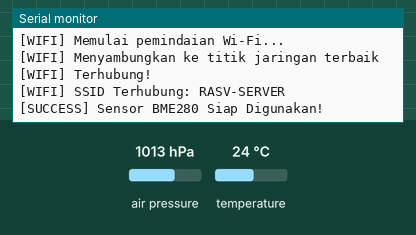
Recording of a sketch running on a simulated ESP32. Shown: the last lines printed to the serial monitor. Inputs (shaded band) come from the test bench; at power-on: air pressure 1013 hPa, temperature 24 °C. WiFi joins after 1.5 s; servers stay silent unless stated; no MQTT or app messages arrive unless stated.

Above: at 3.2 s.
3.3 s: air pressure set to 952 hPa
At 7.2 s:
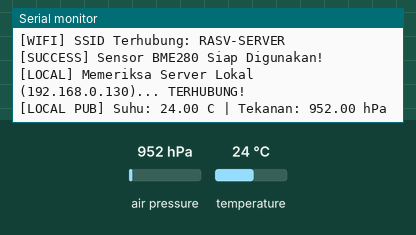
7.5 s: temperature set to 12 °C
At 11.1 s:
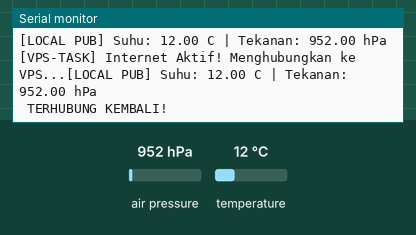
11.5 s: air pressure set to 975 hPa
At 13.3 s:
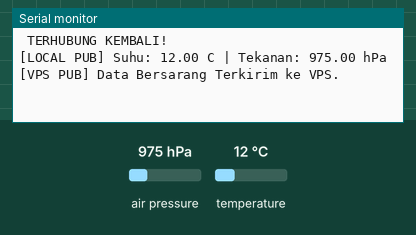

The sketch:

baro_3_server.ino
```cpp
#include "config.h"
#include "sensor_data.h"
#include "communication.h"

// =========================================================================
// DEFINISI VARIABEL GLOBAL
// =========================================================================
float tekanan_hPa = 0.0;
float suhu_c = 0.0;
unsigned long intervalPublishBaro = 2000;
unsigned long timerPublish = 0;

// =========================================================================
// FUNGSI UTAMA
// =========================================================================
void setup() {
  Serial.begin(115200);
  delay(500);
  Serial.println("========================================");
  Serial.println("Node Telemetri Barometrik & Suhu (BME280)");
  Serial.println("========================================");

  setupCommunication();
  initSensorHardware();
}

void loop() {
  // 1. Pemeliharaan Jaringan & Komunikasi Non-Blocking
  maintainCommunication();

  // 2. Penjadwalan Pengiriman Data Berbasis Interval Dinamis
  if (millis() - timerPublish >= intervalPublishBaro) {
    timerPublish = millis();

    // 3. Eksekusi Pembacaan Sensor
    readSensorData();

    // 4. Validasi & Pengiriman ke Server
    if (!isnan(tekanan_hPa) && !isnan(suhu_c)) {
      publishBaroData(suhu_c, tekanan_hPa);
      Serial.println();
    } else {
      Serial.println("[ERROR] Gagal Membaca Data Dari Sensor BME280!");
    }
  }
}
```

communication.cpp
```cpp
#include "communication.h"
#include "config.h"
#include <WiFi.h>
#include <WiFiMulti.h>
#include <WiFiClientSecure.h>
#include <ArduinoJson.h>

WiFiMulti wifiMulti;

WiFiClientSecure espClientVPS;
PubSubClient clientVPS(espClientVPS);

WiFiClient espClientLocal;
PubSubClient clientLocal(espClientLocal);

unsigned long lastVPSTryTimer   = 0;
unsigned long lastLocalTryTimer = 0;

// Variabel flag pelindung memori antar-Core (Thread Safety)
volatile bool isVPSConnecting = false;

void processIntervalCommand(String msg) {
  unsigned long interval_baru = msg.toInt();
  if (interval_baru >= 1000) {
    intervalPublishBaro = interval_baru;
    Serial.printf("\n[⚙️ INTERVAL CHANGED] Ritme Pengiriman BME280 Berubah: %lu ms (%.1f detik)\n",
                  intervalPublishBaro, intervalPublishBaro / 1000.0);
  }
}

void callbackVPS(char* topic, byte* payload, unsigned int length) {
  String msg = "";
  for (int i = 0; i < length; i++) msg += (char)payload[i];
  if (String(topic) == TOPIC_VPS_SUB_INTERVAL) processIntervalCommand(msg);
}

void callbackLocal(char* topic, byte* payload, unsigned int length) {
  String msg = "";
  for (int i = 0; i < length; i++) msg += (char)payload[i];
  if (String(topic) == TOPIC_LOCAL_SUB_INTERVAL) processIntervalCommand(msg);
}

void setup_wifi() {
  delay(10);
  Serial.println("\n[WIFI] Memulai pemindaian Wi-Fi...");

  wifiMulti.addAP("RASV-SERVER", "Rasv-Server!123456");
  wifiMulti.addAP("Ifhan Sugiarto", "ifhans77");
  wifiMulti.addAP("Workshop 1", "eForacimenyan");

  Serial.print("[WIFI] Menyambungkan ke titik jaringan terbaik");
  while (wifiMulti.run() != WL_CONNECTED) {
    delay(500); Serial.print(".");
  }
  Serial.println("\n[WIFI] Terhubung!");
  Serial.print("[WIFI] SSID Terhubung: ");
  Serial.println(WiFi.SSID());
}

void maintainLocalConnection() {
  if (clientLocal.connected()) return;

  if (millis() - lastLocalTryTimer >= 5000) {
    lastLocalTryTimer = millis();
    Serial.print("[LOCAL] Memeriksa Server Lokal (192.168.0.130)...");

    if (clientLocal.connect(LOCAL_CLIENT_ID, LOCAL_USER, LOCAL_PASS)) {
      Serial.println(" TERHUBUNG!");
      clientLocal.subscribe(TOPIC_LOCAL_SUB_INTERVAL);
    } else {
      Serial.println(" OFF / Tidak Terjangkau atau Gagal Autentikasi.");
    }
  }
}

// =========================================================================
// FREERTOS TASK: BERJALAN PARALEL DI CORE 0 (BACKGROUND)
// =========================================================================
void vpsConnectionTask(void * parameter) {
  for(;;) {
    // Hanya mencoba koneksi jika Wi-Fi sudah tersambung dan VPS sedang terputus
    if (WiFi.status() == WL_CONNECTED && !clientVPS.connected()) {

      if (millis() - lastVPSTryTimer >= 10000) {
        lastVPSTryTimer = millis();
        isVPSConnecting = true; // Kunci akses clientVPS dari Core 1

        IPAddress dummyIP;
        if (WiFi.hostByName(VPS_HOST, dummyIP) == 1) {
          Serial.print("[VPS-TASK] Internet Aktif! Menghubungkan ke VPS...");
          if (clientVPS.connect(VPS_CLIENT_ID, VPS_USER, VPS_PASS)) {
            Serial.println(" TERHUBUNG KEMBALI!");
            clientVPS.subscribe(TOPIC_VPS_SUB_INTERVAL);
          } else {
            Serial.println(" GAGAL!");
          }
        } else {
          Serial.println("[VPS-TASK] No Internet. (VPS Skipped Instant)");
        }

        isVPSConnecting = false; // Buka kembali akses clientVPS untuk Core 1
      }
    }
    // Memberikan jeda waktu (yield) agar Core 0 tidak kepanasan
    vTaskDelay(1000 / portTICK_PERIOD_MS);
  }
}

void setupCommunication() {
  setup_wifi();
  espClientVPS.setInsecure();

  clientVPS.setServer(VPS_HOST, VPS_PORT);
  clientVPS.setCallback(callbackVPS);
  clientVPS.setBufferSize(1024);

  clientLocal.setServer(LOCAL_HOST, LOCAL_PORT);
  clientLocal.setCallback(callbackLocal);
  clientLocal.setBufferSize(1024);

  // Memicu Tugas Paralel di Core 0 (PRO_CPU)
  xTaskCreatePinnedToCore(
    vpsConnectionTask,   // Nama fungsi Task
    "Task_VPS_Reconnect",// Label Task
    8192,                // Kapasitas RAM (SSL butuh memori besar)
    NULL,                // Parameter input
    1,                   // Prioritas eksekusi
    NULL,                // Task Handler
    0                    // Pin ke Core 0
  );
}

void maintainCommunication() {
  if (wifiMulti.run() != WL_CONNECTED) setup_wifi();

  maintainLocalConnection();
  // maintainVPSConnection(); // FUNGSI INI TELAH DIPINDAHKAN KE CORE 0

  if (clientLocal.connected()) {
    clientLocal.loop();
  }

  // Pastikan Core 0 tidak sedang menggunakan objek clientVPS sebelum melakukan loop
  if (clientVPS.connected() && !isVPSConnecting) {
    clientVPS.loop();
  }
}

void publishBaroData(float suhu, float tekanan) {
  String stringTemp = String(suhu, 2);
  String stringBaro = String(tekanan, 2);
  String rootKey    = "sensorNode_farmda27b11b_" + String(MAC_ADDRESS);

  // -------------------------------------------------------------------
  // 1. PUBLISH KE SERVER LOCAL (Tanpa hambatan, selalu tereksekusi)
  // -------------------------------------------------------------------
  if (clientLocal.connected()) {
    StaticJsonDocument<256> docLocalTemp;
    docLocalTemp["label_lokasi"]     = LOKASI_ALAT;
    docLocalTemp["label_nama Modul"] = "Modul_Baro_Temp";
    docLocalTemp["label_macAddr"]    = MAC_ADDRESS;
    docLocalTemp["data_kontrol"]     = stringTemp;
    docLocalTemp["data_status"]      = "Normal";
    docLocalTemp["data_berita"]      = "Data Suhu Kubah";

    String payloadLocalTemp;
    serializeJson(docLocalTemp, payloadLocalTemp);
    clientLocal.publish(TOPIC_LOCAL_PUB_TEMP, payloadLocalTemp.c_str());

    StaticJsonDocument<256> docLocalBaro;
    docLocalBaro["label_lokasi"]     = LOKASI_ALAT;
    docLocalBaro["label_nama Modul"] = "Modul_Baro_Pres";
    docLocalBaro["label_macAddr"]    = MAC_ADDRESS;
    docLocalBaro["data_kontrol"]     = stringBaro;
    docLocalBaro["data_status"]      = "Normal";
    docLocalBaro["data_berita"]      = "Data Tekanan Barometrik";

    String payloadLocalBaro;
    serializeJson(docLocalBaro, payloadLocalBaro);
    clientLocal.publish(TOPIC_LOCAL_PUB_BARO, payloadLocalBaro.c_str());

    Serial.printf("[LOCAL PUB] Suhu: %s C | Tekanan: %s hPa\n", stringTemp.c_str(), stringBaro.c_str());
  }

  // -------------------------------------------------------------------
  // 2. PUBLISH KE SERVER VPS (Aman dari bentrok antar-Core)
  // -------------------------------------------------------------------
  if (clientVPS.connected() && !isVPSConnecting) {
    StaticJsonDocument<768> docVPSTemp;
    JsonArray arrTemp = docVPSTemp.createNestedArray(rootKey);
    JsonObject objTemp = arrTemp.createNestedObject();

    objTemp["label_lokasi"]     = "farmda27b11b";
    objTemp["label_nama_Modul"] = "sensor_bme280";
    objTemp["label_variabel"]   = "suhu";
    objTemp["label_satuan"]     = "C";
    objTemp["label_macAddr"]    = MAC_ADDRESS;
    objTemp["data_kontrol"]     = suhu;
    objTemp["data_status"]      = "normal";
    objTemp["data_berita"]      = "Data Suhu Kubah";

    String payloadVPSTemp;
    serializeJson(docVPSTemp, payloadVPSTemp);

    clientVPS.publish("farmda27b11b", payloadVPSTemp.c_str());
    delay(10); clientVPS.loop();
    clientVPS.publish(TOPIC_VPS_PUB_TEMP, payloadVPSTemp.c_str());
    delay(10); clientVPS.loop();

    StaticJsonDocument<768> docVPSBaro;
    JsonArray arrBaro = docVPSBaro.createNestedArray(rootKey);
    JsonObject objBaro = arrBaro.createNestedObject();

    objBaro["label_lokasi"]     = "farmda27b11b";
    objBaro["label_nama_Modul"] = "sensor_bme280";
    objBaro["label_variabel"]   = "tekanan";
    objBaro["label_satuan"]     = "hPa";
    objBaro["label_macAddr"]    = MAC_ADDRESS;
    objBaro["data_kontrol"]     = tekanan;
    objBaro["data_status"]      = "normal";
    objBaro["data_berita"]      = "Data Tekanan Barometrik";

    String payloadVPSBaro;
    serializeJson(docVPSBaro, payloadVPSBaro);

    clientVPS.publish("farmda27b11b", payloadVPSBaro.c_str());
    delay(10); clientVPS.loop();
    clientVPS.publish(TOPIC_VPS_PUB_BARO, payloadVPSBaro.c_str());

    Serial.println("[VPS PUB] Data Bersarang Terkirim ke VPS.");
  }
}
```

communication.h
```cpp
#pragma once
#include <Arduino.h>
#include <PubSubClient.h>

extern PubSubClient clientVPS;
extern PubSubClient clientLocal;

void setupCommunication();
void maintainCommunication();
void publishBaroData(float suhu, float tekanan);
```

sensor_data.cpp
```cpp
#include "sensor_data.h"
#include "config.h"
#include <Wire.h>
#include <Adafruit_Sensor.h>
#include <Adafruit_BME280.h>

Adafruit_BME280 bme;

void initSensorHardware() {
  Wire.begin(PIN_SDA, PIN_SCL);
  if (!bme.begin(0x76) && !bme.begin(0x77)) {
    Serial.println("[CRITICAL] Sensor BME280 tidak terdeteksi pada bus I2C!");
    while (1) delay(10);
  }
  Serial.println("[SUCCESS] Sensor BME280 Siap Digunakan!");
}

void readSensorData() {
  tekanan_hPa = bme.readPressure() / 100.0F;
  suhu_c      = bme.readTemperature();
}
```

sensor_data.h
```cpp
#pragma once
#include <Arduino.h>

void initSensorHardware();
void readSensorData();
```

config.h
```cpp
#pragma once
#include <Arduino.h>

// =========================================================================
// 1. PINOUT BUS I2C CUSTOM
// =========================================================================
#define PIN_SDA 21
#define PIN_SCL 22

// =========================================================================
// 2. KREDENSIAL BROKER MQTT (VPS & LOCAL)
// =========================================================================
const char* const VPS_HOST      = "hivemqtt.e-farmingcorpora.cloud";
const int         VPS_PORT      = 8883;
const char* const VPS_USER      = "efarming";
const char* const VPS_PASS      = "EfarmingHiveMQ2026!";
const char* const VPS_CLIENT_ID = "sensorbaro_node_vps";

const char* const LOCAL_HOST      = "192.168.0.130";
const int         LOCAL_PORT      = 1883;
const char* const LOCAL_USER      = "efarming-local";
const char* const LOCAL_PASS      = "12345abc";
const char* const LOCAL_CLIENT_ID = "sensorbaro_node_local";

// Metadata Perangkat
const char* const LOKASI_ALAT = "Workshop";
const char* const MAC_ADDRESS = "68:fe:71:13:02:d8";

// =========================================================================
// 3. ROUTING TOPIK MQTT
// =========================================================================
const char* const TOPIC_VPS_PUB_TEMP       = "edufarm/flux/sensor/temperature";
const char* const TOPIC_VPS_PUB_BARO       = "edufarm/flux/sensor/baro";
const char* const TOPIC_VPS_SUB_INTERVAL   = "edufarm/flux/sensor/baro/interval";

const char* const TOPIC_LOCAL_PUB_TEMP     = "edufarm/flux/sensor/temperature";
const char* const TOPIC_LOCAL_PUB_BARO     = "edufarm/flux/sensor/baro";
const char* const TOPIC_LOCAL_SUB_INTERVAL = "edufarm/flux/sensor/baro/interval";

// =========================================================================
// 4. DEKLARASI VARIABEL GLOBAL (EXTERN)
// =========================================================================
extern float tekanan_hPa;
extern float suhu_c;
extern unsigned long intervalPublishBaro;
```

Measured:
- after the input at 3.3 s, the serial monitor: prints a new line after 2.7 s (image 1)
- after the input at 7.5 s, the serial monitor: prints a new line after 0.53 s (image 2)
- after the input at 11.5 s, the serial monitor: prints a new line after 0.53 s (image 3)
